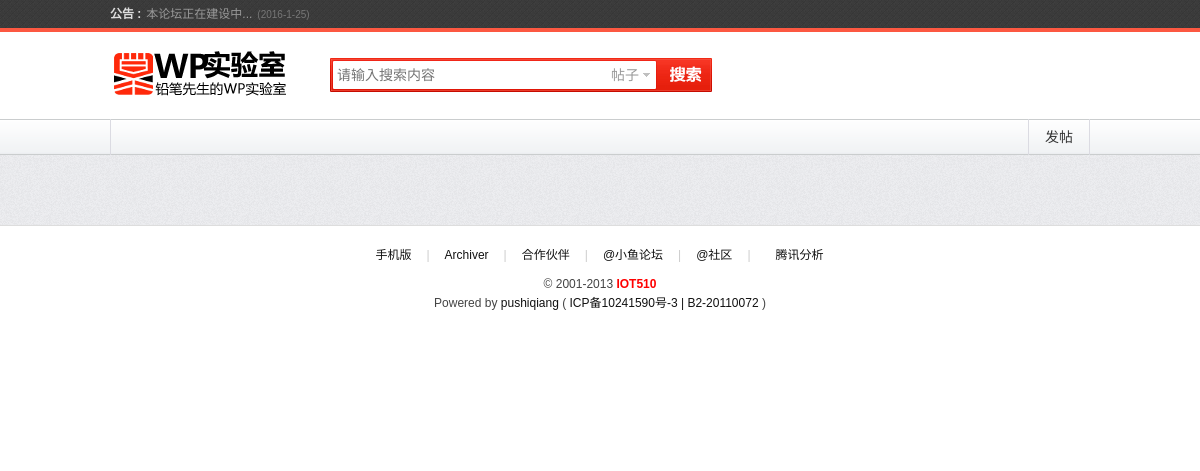
The app's page /search/, older data.
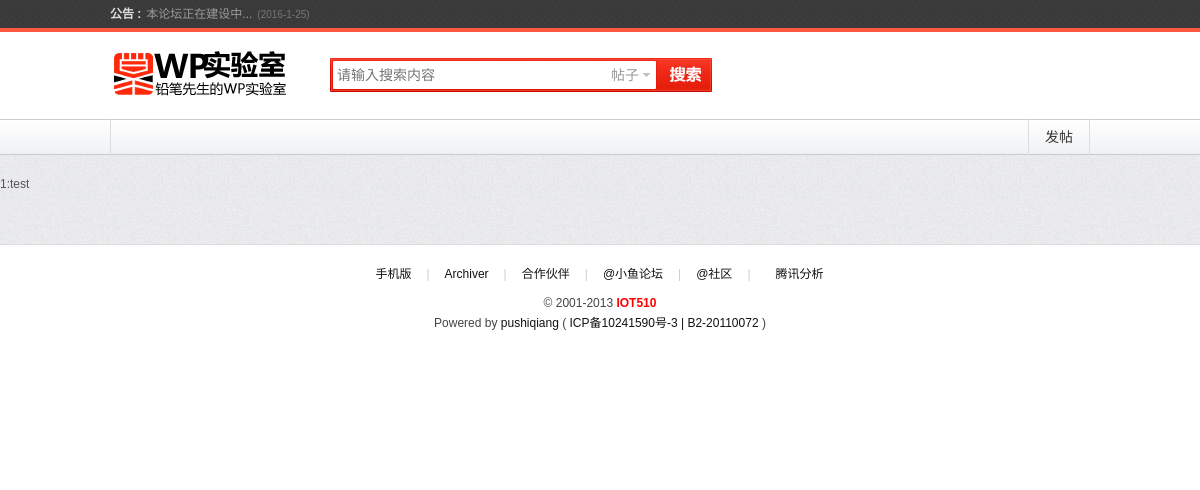
The same page, newer data.
### forum/models.py (models this page shows, shortened)
class Post(models.Model):  # 文章
    title = models.CharField(max_length=30)
    author = models.ForeignKey(
        settings.AUTH_USER_MODEL, related_name='post_author', on_delete=models.PROTECT)  # 作者
    column = models.ForeignKey(Column, on_delete=models.PROTECT)  # 所属板块
    type_name = models.ForeignKey(PostType, on_delete=models.PROTECT)  # 文章类型
    content = models.TextField()
    view_times = models.IntegerField(default=0)  # 浏览次数
    responce_times = models.IntegerField(default=0)  # 回复次数
    last_response = models.ForeignKey(settings.AUTH_USER_MODEL, on_delete=models.PROTECT)  # 最后回复者
    created_at = models.DateTimeField(auto_now_add=True)
    updated_at = models.DateTimeField(auto_now=True)
    class Meta:
        db_table = 'post'
        ordering = ['-created_at']
        verbose_name_plural = u'主题'
    def get_absolute_url(self):
        return reverse_lazy('post_detail', kwargs={"post_pk": self.pk})

### forum/views.py (the view)
# urls.py: re_path(r'^search/$', SearchView.as_view(), name='search'),
class SearchView(ListView):
    template_name = 'search_result.html'
    context_object_name = 'post_list'
    paginate_by = PAGE_NUM
    def get_context_data(self, **kwargs):
        kwargs['q'] = self.request.GET.get('srchtxt', '')
        return super(SearchView, self).get_context_data(**kwargs)
    def get_queryset(self):
        q = self.request.GET.get('srchtxt', '')
        post_list = Post.objects.only('title', 'content').filter(Q(title__icontains=q) | Q(content__icontains=q))
        return post_list

### forum/middle.py (called while the page is built)
    def process_request(self, request):
        if 'HTTP_X_FORWARDED_FOR' in request.META:
            ip = request.META['HTTP_X_FORWARDED_FOR']
        else:
            ip = request.META['REMOTE_ADDR']
        online_ips = cache.get("online_ips", [])
        if online_ips:
            online_ips = list(cache.get_many(online_ips).keys())
        cache.set(ip, 0, 5 * 60)
        if ip not in online_ips:
            online_ips.append(ip)
        cache.set("online_ips", online_ips)

### forum/templates/search_result.html
{% extends "./base.html" %}
{% block content %}
<div id="all_post">
	{% for post in post_list %}
			<a href="{{ post.get_absolute_url }}">{{ forloop.counter }}:{{ post.title }}</a><br>
	{% endfor %}
</div>
{% endblock %}

Row changes from the older to the newer data that the page shows:
added Post: title "test"
